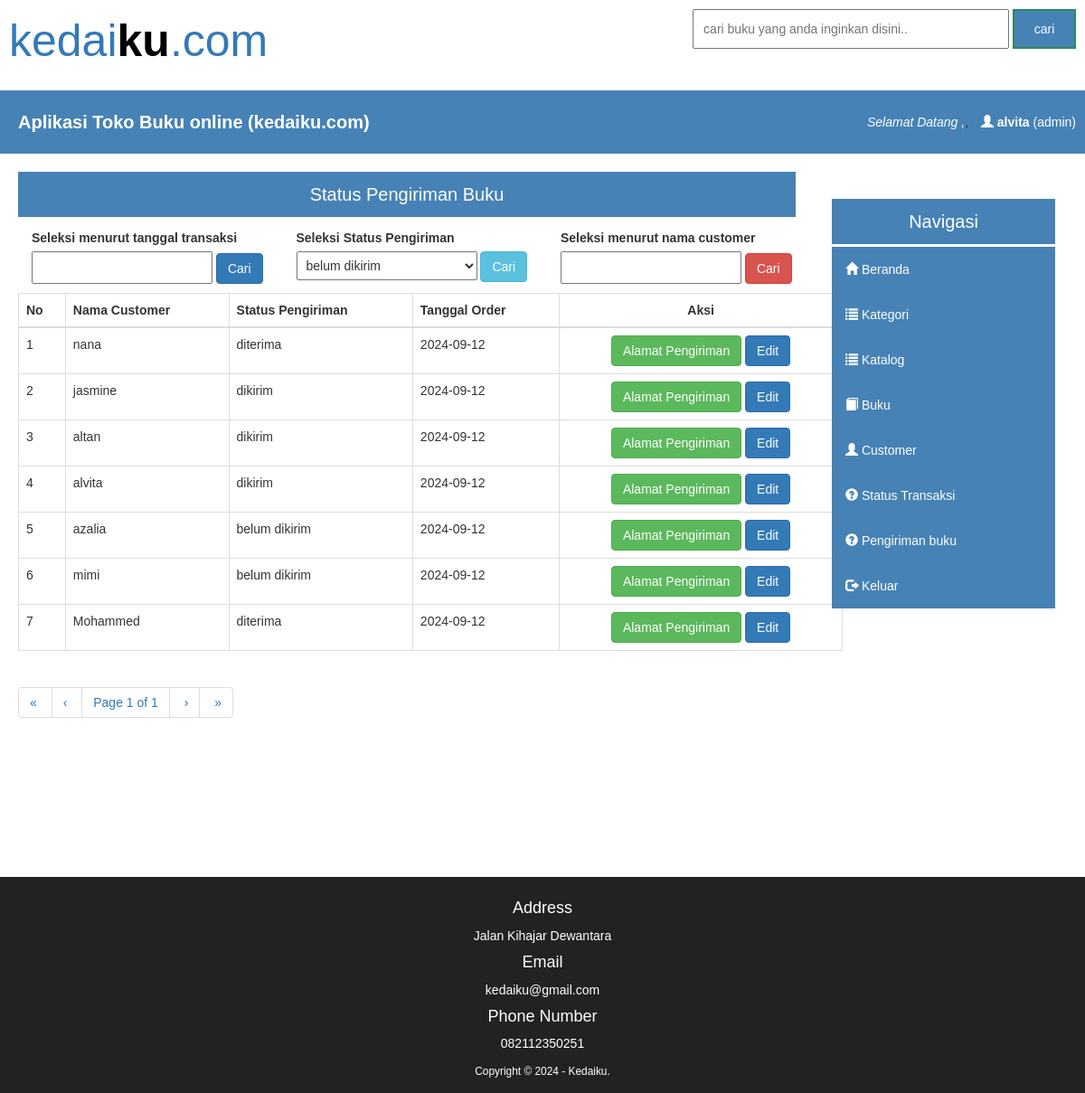
The page /page/admin/pengiriman.php (signed in) on the database its author committed.
### tables this page shows
CREATE TABLE `selesai` (
  `kode_beli` varchar(100) NOT NULL,
  `id_cus` int(11) NOT NULL,
  `qty_total` varchar(10) NOT NULL,
  `bayar` varchar(15) NOT NULL,
  `total_bayar` varchar(15) NOT NULL,
  `tgl_order` text NOT NULL,
  `status_beli` enum('order','lunas') NOT NULL,
  `status_pengiriman` enum('belum dikirim','dikirim','diterima') NOT NULL
);

CREATE TABLE `customer` (
  `id_cus` int(11) NOT NULL,
  `nama_cus` varchar(40) NOT NULL,
  `email_cus` varchar(40) NOT NULL,
  `password_cus` varchar(40) NOT NULL
);

### page/admin/set_pengiriman.php (the view, shortened to what this page needs)
<?php
include "../../db.php";
@$set = $_GET['set'];
include 'pagination1.php';
$sql = "SELECT * FROM selesai";
$result = mysqli_query($conn, $sql);
$rpp = 10;
$reload = "transaksi.php?page=&pagination=true";
@$page = intval($_GET["page"]);
if($page <= 0) $page = 1;
$tcount = mysqli_num_rows($result);
$tpages = ($tcount) ? ceil($tcount/$rpp) : 1;
$count = 0;
$i = ($page-1) * $rpp;
?>
<div class="hdkonten">
    Status Pengiriman Buku
</div>
<div class="container">
    <div class="row">
        <div class="col-md-3">
            <form method="post" action="pengiriman.php?set=tanggal">
                <label style="margin-top:10px;"> Seleksi menurut tanggal transaksi</label><br>
                <input name="tanggal" type="text" id="tgl" autocomplete="off" style="width:200px;padding:6px;">
                <button type="submit" class="btn btn-primary">Cari</button>
            </form>
        </div>
        <div class="col-md-3">
            <form method="post" action="pengiriman.php?set=status_kirim">
                <label style="margin-top:10px;"> Seleksi Status Pengiriman</label><br>
                <select name="status_kirim" style="width:200px;padding:6px;">
                    <option>belum dikirim</option>
                </select>
                <button type="submit" class="btn btn-info">Cari</button>
            </form>
        </div>
        <div class="col-md-3">
            <form method="post" action="pengiriman.php?set=nama">
                <label style="margin-top:10px;"> Seleksi menurut nama customer</label><br>
                <input name="nama" type="text" style="width:200px;padding:6px;">
                <button type="submit" class="btn btn-danger">Cari</button>
            </form>
        </div>
    </div>
    <table id="mytable" class="table table-bordered" style="width:80%;margin-left:-15px;margin-top:10px;">
        <thead>
            <th>No</th>
            <th>Nama Customer</th>
            <th>Status Pengiriman</th>
            <th>Tanggal Order</th>
            <th><center>Aksi</center></th>
        </thead>
        <?php
        $no =1;
        if ($set==""){
            while(($count<$rpp) && ($i<$tcount)) {
                mysqli_data_seek($result,$i);
                $data = mysqli_fetch_array($result);
                if (!empty($data) && isset($data['id_cus'])) {
                    $qrycus = mysqli_query($conn, "SELECT * from customer where id_cus='$data[id_cus]'");
                    $datacus = mysqli_fetch_array($qrycus);
                    if (!empty($datacus)) {
                        $nama = $datacus['nama_cus'];
        ?>
        <tr>
            <td><?php echo $no++ ?></td>
            <td><?php echo $nama; ?></td>
            <td><?php echo $data['status_pengiriman'] ?></td>
            <td><?php echo $data['tgl_order'] ?></td>
            <td>
                <center>
                    <a href="#" class='tujuan btn btn-success' id='<?php echo  $data['kode_beli']; ?>'>Alamat Pengiriman</a>
                    <a href="#" class='edit btn btn-primary' id='<?php echo  $data['kode_beli']; ?>'>Edit</a>
                </center>
            </td>
        </tr>
        <?php
                    }
                }
                $i++;
                $count++;
            }
        }
        ?>
    </table>
</div>
<div><?php echo paginate_one($reload, $page, $tpages); ?></div>

### css/style.css (style rules this page uses)
* { margin:0; padding: 0; font-family: arial; font-size: 14px; }
.hdkonten { width: 100%; background: #4682b5; text-align: center; line-height: 50px; font-size: 20px; color: #fff; border-bottom: solid 3px #fff; }

### rows shown on the page
selesai: id_cus.nama_cus "nana", status_pengiriman "diterima", tgl_order "2024-09-12"
selesai: id_cus.nama_cus "jasmine", status_pengiriman "dikirim", tgl_order "2024-09-12"
selesai: id_cus.nama_cus "altan", status_pengiriman "dikirim", tgl_order "2024-09-12"
selesai: id_cus.nama_cus "alvita", status_pengiriman "dikirim", tgl_order "2024-09-12"
selesai: id_cus.nama_cus "azalia", status_pengiriman "belum dikirim", tgl_order "2024-09-12"
selesai: id_cus.nama_cus "mimi", status_pengiriman "belum dikirim", tgl_order "2024-09-12"
selesai: id_cus.nama_cus "Mohammed", status_pengiriman "diterima", tgl_order "2024-09-12"

### other values the page prints
$nama "alvita"
$firstlabel "«"
$prevlabel "‹"
$page "1"
$tpages "1"
$nextlabel "›"
$lastlabel "»"
